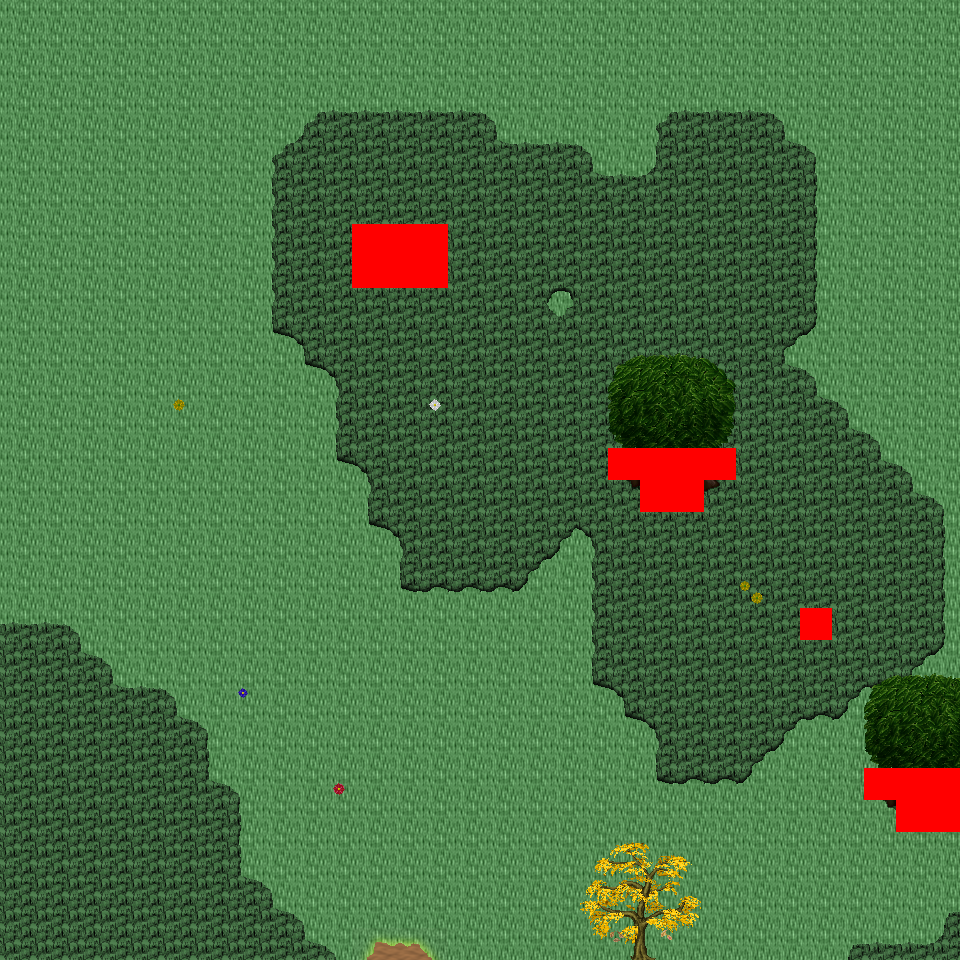

Rendered tile map (Tiled .tmx) drawn with the repository's tilesets; below, a short description and the map source with its tile grids summarised:
An orthogonal 30x30 tile map with 32x32 px tiles, 6 tile layers (Ground, Object, Object2, Above, ...), 18 tilesets and 3 objects (3x mapExit).

<map version="1.0" orientation="orthogonal" renderorder="right-down" width="30" height="30" tilewidth="32" tileheight="32" nextobjectid="4">
  <tileset firstgid="1" name="tileset_logic_collision" tilewidth="32" tileheight="32" tilecount="1" columns="1">
    <image source="../drawable/tileset_logic_collision.png" width="32" height="32" />
  </tileset>
  <tileset firstgid="2" name="tileset_ground_ground" tilewidth="32" tileheight="32" tilecount="33" columns="3">
    <image source="../drawable/tileset_ground_ground.png" width="96" height="352" />
  </tileset>
  <tileset firstgid="35" name="tileset_ground_grass_corners" tilewidth="32" tileheight="32" tilecount="24" columns="6">
    <image source="../drawable/tileset_ground_grass_corners.png" width="192" height="128" />
  </tileset>
  <tileset firstgid="59" name="tileset_ground_grass_edges" tilewidth="32" tileheight="32" tilecount="36" columns="12">
    <image source="../drawable/tileset_ground_grass_edges.png" width="384" height="96" />
  </tileset>
  <tileset firstgid="95" name="tileset_ground_grass_2" tilewidth="32" tileheight="32" tilecount="21" columns="3">
    <image source="../drawable/tileset_ground_grass_2.png" width="96" height="224" />
  </tileset>
  <tileset firstgid="116" name="tileset_plant_leaves" tilewidth="32" tileheight="32" tilecount="8" columns="4">
    <image source="../drawable/tileset_plant_leaves.png" width="128" height="64" />
  </tileset>
  <tileset firstgid="124" name="tileset_plant_tree_tree_darkgreen" tilewidth="32" tileheight="32" tilecount="88" columns="8">
    <image source="../drawable/tileset_plant_tree_tree_darkgreen.png" width="256" height="352" />
  </tileset>
  <tileset firstgid="212" name="tileset_plant_tree_fall_trees" tilewidth="32" tileheight="32" tilecount="40" columns="8">
    <image source="../drawable/tileset_plant_tree_fall_trees.png" width="256" height="160" />
  </tileset>
  <tileset firstgid="252" name="tileset_plant_tree_pine_tree" tilewidth="32" tileheight="32" tilecount="20" columns="4">
    <image source="../drawable/tileset_plant_tree_pine_tree.png" width="128" height="160" />
  </tileset>
  <tileset firstgid="272" name="tileset_plant_stump_hollow_logs" tilewidth="32" tileheight="32" tilecount="6" columns="3">
    <image source="../drawable/tileset_plant_stump_hollow_logs.png" width="96" height="64" />
  </tileset>
  <tileset firstgid="278" name="tileset_plant_stump_small_stump" tilewidth="32" tileheight="32" tilecount="4" columns="2">
    <image source="../drawable/tileset_plant_stump_small_stump.png" width="64" height="64" />
  </tileset>
  <tileset firstgid="282" name="tileset_plant_stump_stump_pale_purple" tilewidth="32" tileheight="32" tilecount="4" columns="2">
    <image source="../drawable/tileset_plant_stump_stump_pale_purple.png" width="64" height="64" />
  </tileset>
  <tileset firstgid="286" name="tileset_plant_flower_daisy_blue" tilewidth="32" tileheight="32" tilecount="8" columns="2">
    <image source="../drawable/tileset_plant_flower_daisy_blue.png" width="64" height="128" />
  </tileset>
  <tileset firstgid="294" name="tileset_plant_flower_daisy_red" tilewidth="32" tileheight="32" tilecount="8" columns="2">
    <image source="../drawable/tileset_plant_flower_daisy_red.png" width="64" height="128" />
  </tileset>
  <tileset firstgid="302" name="tileset_plant_flower_daisy_white" tilewidth="32" tileheight="32" tilecount="8" columns="2">
    <image source="../drawable/tileset_plant_flower_daisy_white.png" width="64" height="128" />
  </tileset>
  <tileset firstgid="310" name="tileset_plant_flower_daisy_yellow" tilewidth="32" tileheight="32" tilecount="8" columns="2">
    <image source="../drawable/tileset_plant_flower_daisy_yellow.png" width="64" height="128" />
  </tileset>
  <tileset firstgid="318" name="tileset_logic_creature_ent" tilewidth="32" tileheight="32" tilecount="4" columns="4">
    <image source="../drawable/tileset_logic_creature_ent.png" width="128" height="32" />
  </tileset>
  <tileset firstgid="322" name="tileset_logic_creature_animal" tilewidth="32" tileheight="32" tilecount="32" columns="8">
    <image source="../drawable/tileset_logic_creature_animal.png" width="256" height="128" />
  </tileset>
  <layer name="Ground" width="30" height="30">
    <data>[900 cells, 900 non-empty, 3 distinct tile ids]</data>
  </layer>
  <layer name="Object" width="30" height="30">
    <data>[900 cells, 150 non-empty, 37 distinct tile ids]</data>
  </layer>
  <layer name="Object2" width="30" height="30">
    <data>[900 cells, 2 non-empty, 2 distinct tile ids]</data>
  </layer>
  <layer name="Above" width="30" height="30">
    <data>[900 cells, 37 non-empty, 28 distinct tile ids]</data>
  </layer>
  <layer name="Above2" width="30" height="30">
    <data>[900 cells, 0 non-empty, 0 distinct tile ids]</data>
  </layer>
  <layer name="Walkable" width="30" height="30">
    <data>[900 cells, 18 non-empty, 1 distinct tile ids]</data>
  </layer>
  <objectgroup name="MapEvents">
    <object id="1" name="south" type="mapExit" x="0" y="928" width="960" height="32">
      <properties>
        <property name="map" value="level_0_x17_y26" />
        <property name="x" value="0" />
        <property name="y" value="1" />
      </properties>
    </object>
    <object id="2" name="east" type="mapExit" x="928" y="0" width="32" height="768">
      <properties>
        <property name="map" value="level_0_x18_y25" />
        <property name="x" value="1" />
        <property name="y" value="0" />
      </properties>
    </object>
    <object id="3" name="east2" type="mapExit" x="928" y="832" width="32" height="128">
      <properties>
        <property name="map" value="level_0_x18_y25" />
        <property name="x" value="1" />
        <property name="y" value="26" />
      </properties>
    </object>
  </objectgroup>
</map>
